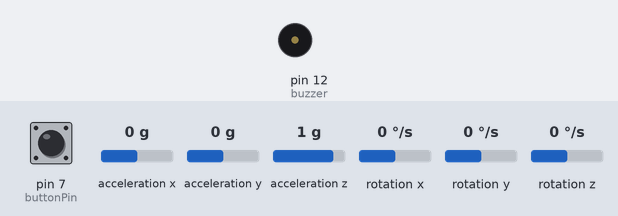
The sketch below on a simulated Arduino Uno, built with avr-gcc and run on an emulated ATmega328P. Shown: buzzer (waves = sounding, pin HIGH). Inputs (shaded band) come from the test bench; at power-on: acceleration x 0 g, acceleration y 0 g, pin 7 (buttonPin) HIGH, acceleration z 1 g, rotation x 0 °/s, rotation y 0 °/s, rotation z 0 °/s. What the sketch prints to the serial monitor is not drawn.

Above: at 4.2 s.
4.3 s: acceleration x set to -0.5 g
5.8 s: acceleration x set to -0.8 g
At 6.4 s:
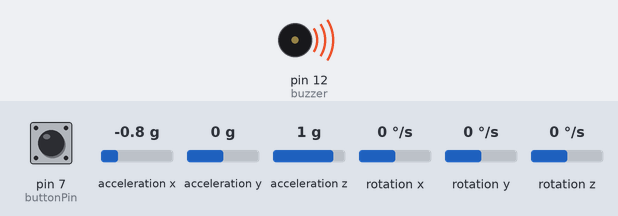
7.3 s: acceleration x set to 0 g
At 9.2 s:
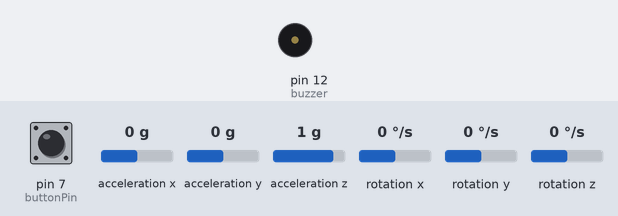
10.3 s: acceleration y set to -0.4 g
11.8 s: acceleration y set to -0.7 g
At 13.3 s:
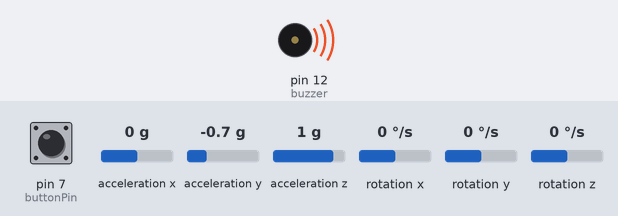
Timing chart, 0 to 15.9 s (numbered marks = the images above; inputs shaded):
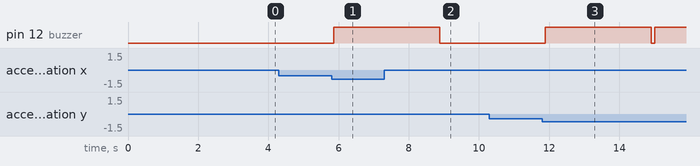

The sketch:

SADAR.ino
```cpp
#include <Wire.h>
#include <MPU6050.h>
#include <math.h>

MPU6050 mpu;

// ===== Pin =====
const int buzzer = 12;
const int buttonPin = 7;   // Tombol untuk mematikan buzzer

// ===== Konstanta =====
const float G = 9.80665f;
const float ACCEL_SENS_8G = 4096.0f;
const float GYRO_SENS_500DPS = 65.5f;
const float RAD2DEG = 57.2957795f;

// ===== Offset kalibrasi =====
float accelOffsetX = 0, accelOffsetY = 0, accelOffsetZ = 0;

// ===== Variabel buzzer =====
bool buzzerActive = false;
unsigned long buzzerStartTime = 0;

// ===== Threshold =====
float tiltThresholdX_Pos = 15;
float tiltThresholdX_Neg = -25;
float tiltThresholdY_Pos = 18;
float tiltThresholdY_Neg = -20;

// ===== SETUP =====
void setup() {
  Serial.begin(9600);
  Wire.begin();
  mpu.initialize();

  pinMode(buzzer, OUTPUT);
  pinMode(buttonPin, INPUT_PULLUP);

  Serial.println("MPU6050 Initializing...");
  delay(1000);

  calibrateMPU(2000); // kalibrasi 2 detik
}

// ===== LOOP =====
void loop() {
  int16_t ax, ay, az, gx, gy, gz;
  mpu.getMotion6(&ax, &ay, &az, &gx, &gy, &gz);

  // ===== Konversi accelerometer ke m/s² =====
  float ax1 = ((ax - accelOffsetX) / ACCEL_SENS_8G) * G;
  float ay1 = ((ay - accelOffsetY) / ACCEL_SENS_8G) * G;
  float az1 = ((az - accelOffsetZ) / ACCEL_SENS_8G) * G;

  // ===== Konversi gyro ke °/s =====
  float gx_dps = gx / GYRO_SENS_500DPS;

  // ===== Hitung pitch =====
  float pitch = atan2(ax1, sqrt(ay1 * ay1 + az1 * az1)) * RAD2DEG;

  // ===== Debug (optional) =====
  /*
  Serial.print("X: "); Serial.print(ax1);
  Serial.print(" Y: "); Serial.print(ay1);
  Serial.print(" Pitch: "); Serial.println(pitch);
  */

  // ===== DETEKSI MIRING =====
  if (!buzzerActive &&
      (ax1 > tiltThresholdX_Pos || ax1 < tiltThresholdX_Neg ||
       ay1 > tiltThresholdY_Pos || ay1 < tiltThresholdY_Neg)) {
    Serial.println("⚠ Tilt Detected!");
    startBuzzer();
  }

  // ===== DETEKSI GERAK CEPAT (opsional) =====
  /*
  if (!buzzerActive && abs(gx_dps) > 120) {
    Serial.println("⚠ Fast Movement Detected!");
    startBuzzer();
  }
  */

  // ===== HANDLE BUZZER =====
  handleBuzzer();

  delay(100);
}

// ===== BUZZER =====
void startBuzzer() {
  buzzerActive = true;
  buzzerStartTime = millis();
  digitalWrite(buzzer, HIGH);
}

void handleBuzzer() {
  if (buzzerActive) {

    // Auto mati setelah 3 detik
    if (millis() - buzzerStartTime >= 3000) {
      buzzerActive = false;
      digitalWrite(buzzer, LOW);
    }

    // Tombol untuk mematikan
    if (digitalRead(buttonPin) == LOW) {
      buzzerActive = false;
      digitalWrite(buzzer, LOW);
      Serial.println("Buzzer stopped manually.");
    }
  }
}

// ===== KALIBRASI STABIL =====
void calibrateMPU(unsigned long duration) {
  Serial.println("Calibrating MPU... Keep sensor steady!");

  unsigned long startTime = millis();
  long axSum = 0, aySum = 0, azSum = 0;
  int count = 0;

  while (millis() - startTime < duration) {
    int16_t ax, ay, az, gx, gy, gz;
    mpu.getMotion6(&ax, &ay, &az, &gx, &gy, &gz);

    axSum += ax;
    aySum += ay;
    azSum += az;
    count++;

    // Progress indicator
    if (count % 20 == 0) {
      Serial.print(".");
    }

    delay(50); // penting: hindari I2C overload
  }

  accelOffsetX = (float)axSum / count;
  accelOffsetY = (float)aySum / count;
  accelOffsetZ = (float)azSum / count;

  Serial.println("\nCalibration Done!");
  Serial.print("Offset X: "); Serial.print(accelOffsetX);
  Serial.print(" Y: "); Serial.print(accelOffsetY);
  Serial.print(" Z: "); Serial.println(accelOffsetZ);
}
```

Measured:
- the behaviour switches between -0.6 and -0.7 g on acceleration x (found by bisection; images 0 and 1)
- the behaviour switches between -0.5 and -0.6 g on acceleration y (found by bisection; images 2 and 3)
- after the input at 4.3 s, every drawn part: stays the same
- after the input at 5.8 s, pin 12 (buzzer): LOW → HIGH after 0.07 s
- after the input at 7.3 s, pin 12 (buzzer): goes on until 8.9 s, then stays LOW
- after the input at 10.3 s, every drawn part: stays the same
- after the input at 11.8 s, pin 12 (buzzer): LOW → HIGH after 0.10 s, → LOW 3.0 s later, → HIGH 0.10 s later
